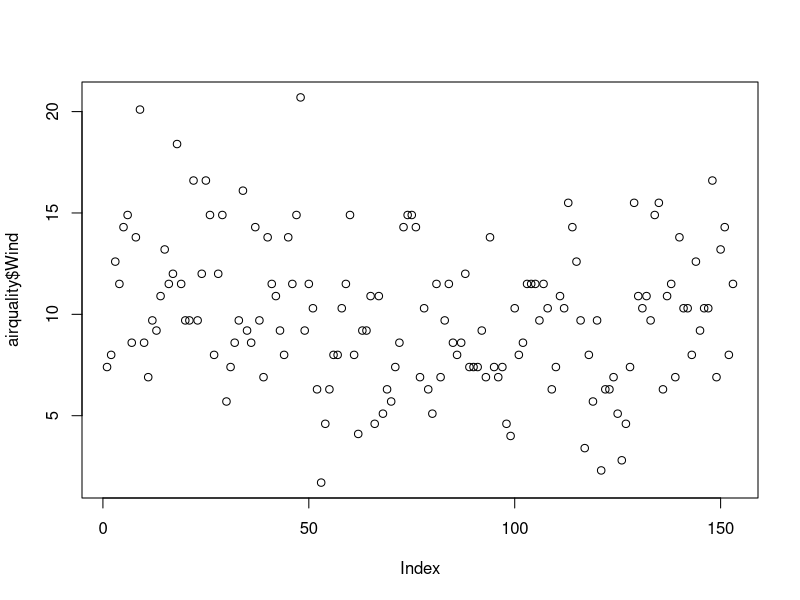
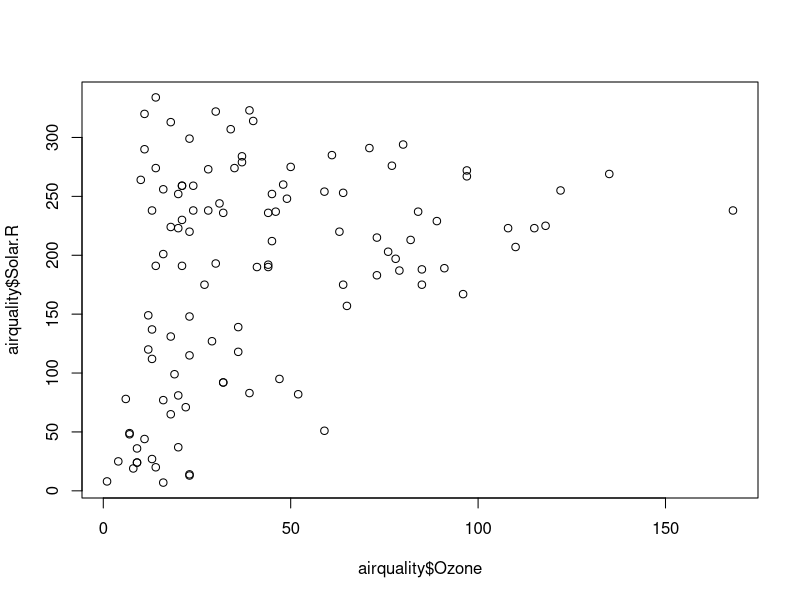
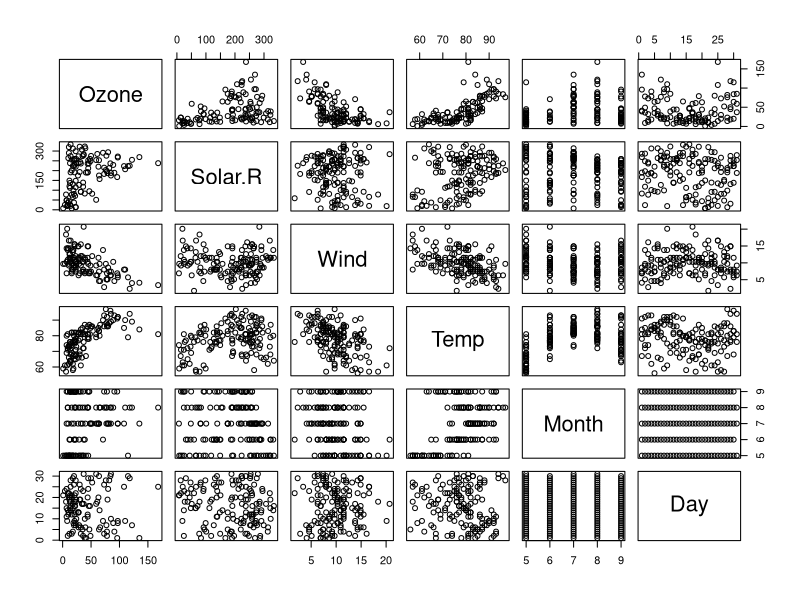
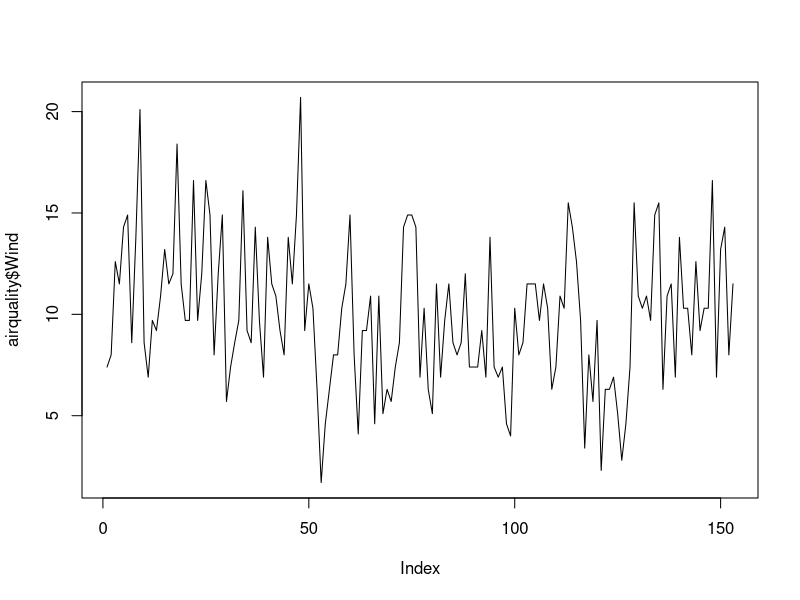
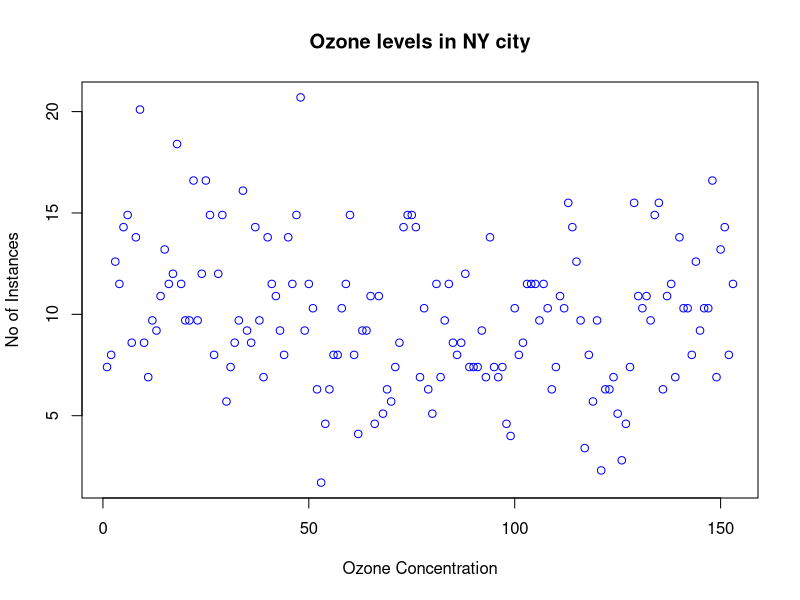
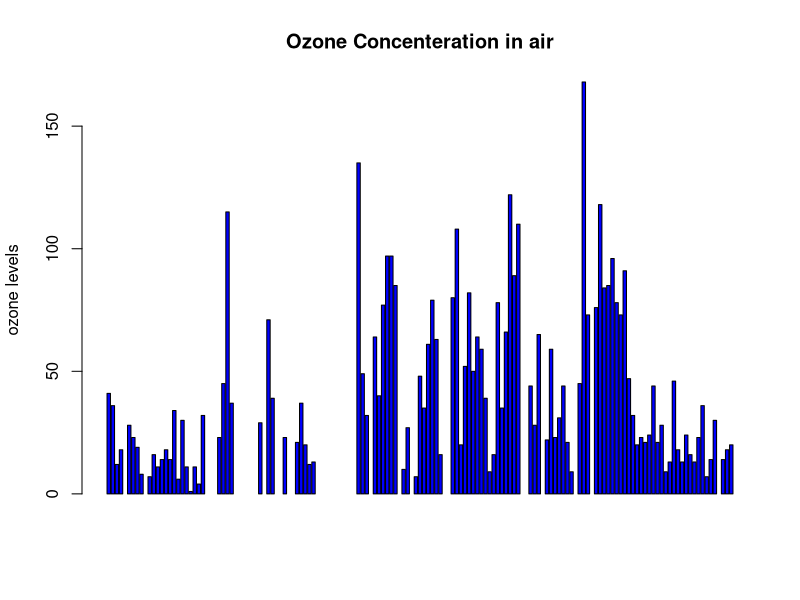
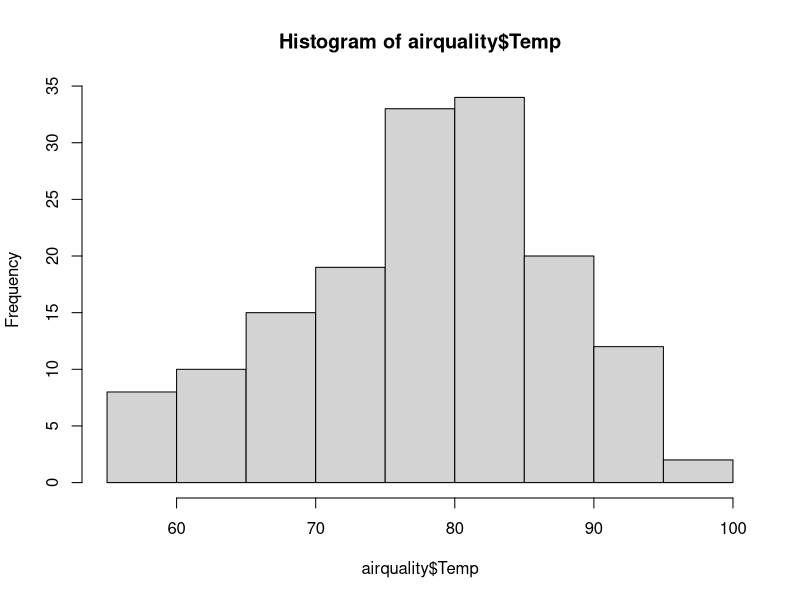
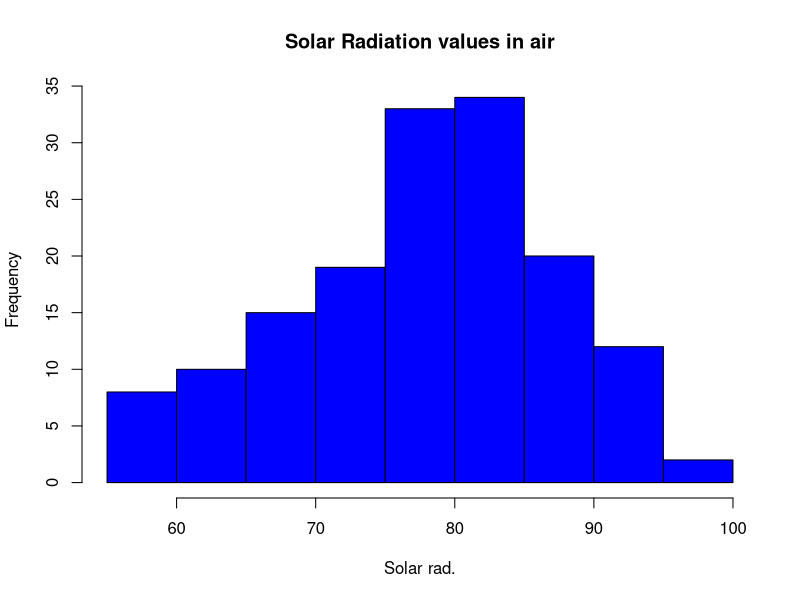

Reproduce these figures in R, in order.
#airquality = read.csv('path/airquality.csv',header=TRUE, sep=",")
airquality <- datasets::airquality
####Top 10 rows and last 10 rows
head(airquality,10)
tail(airquality,10)
######Columns
airquality[,c(1,2)]

df1<-airquality[,-6]

summary(airquality[,1])

airquality$Wind

summary(airquality$Wind)

###########Summary of the data#########

summary(airquality)

#####################
plot(airquality$Wind)
plot(airquality$Ozone,airquality$Solar.R,type="p")
plot(airquality)
# points and lines 
plot(airquality$Wind, type= "l") # p: points, l: lines,b: both

plot(airquality$Wind, xlab = 'Ozone Concentration', 
     ylab = 'No of Instances', main = 'Ozone levels in NY city',
     col = 'blue')

# Horizontal bar plot
barplot(airquality$Ozone, main = 'Ozone Concenteration in air',
        ylab = 'ozone levels', col= 'blue',horiz = F,axes=T)
#Histogram
hist(airquality$Temp)

hist(airquality$Temp, 
     main = 'Solar Radiation values in air',
     xlab = 'Solar rad.', col='blue')

#Single box plot
boxplot(airquality$Wind,main="Boxplot")

boxplot.stats(airquality$Wind)$out



# Multiple box plots
boxplot(airquality[,1:4],main='Multiple')

#margin of the grid(mar), 
#no of rows and columns(mfrow), 
#whether a border is to be included(bty) 
#and position of the 
#labels(las: 1 for horizontal, las: 0 for vertical)
#bty - box around the plot
par(mfrow=c(3,3),mar=c(2,5,2,1),  las=0, bty="o")


plot(airquality$Ozone)
plot(airquality$Ozone, airquality$Wind)
plot(airquality$Ozone, type= "l")
plot(airquality$Ozone, type= "l")
plot(airquality$Ozone, type= "l")
barplot(airquality$Ozone, main = 'Ozone Concenteration in air',
        xlab = 'ozone levels', col='green',horiz = TRUE)
hist(airquality$Solar.R)
boxplot(airquality$Solar.R)
boxplot(airquality[,0:4], main='Multiple Box plots')

sd(airquality$Ozone,na.rm = T)
##Home work
e_quakes<-datasets::quakes

summary(e_quakes)
df<-e_quakes[,-4]
plot(e_quakes$depth)
hist(e_quakes$depth)
boxplot(e_quakes$depth)

head(e_quakes,10)
tail(e_quakes,10)





#var
#skewness
#kurtosis
#Density plot









